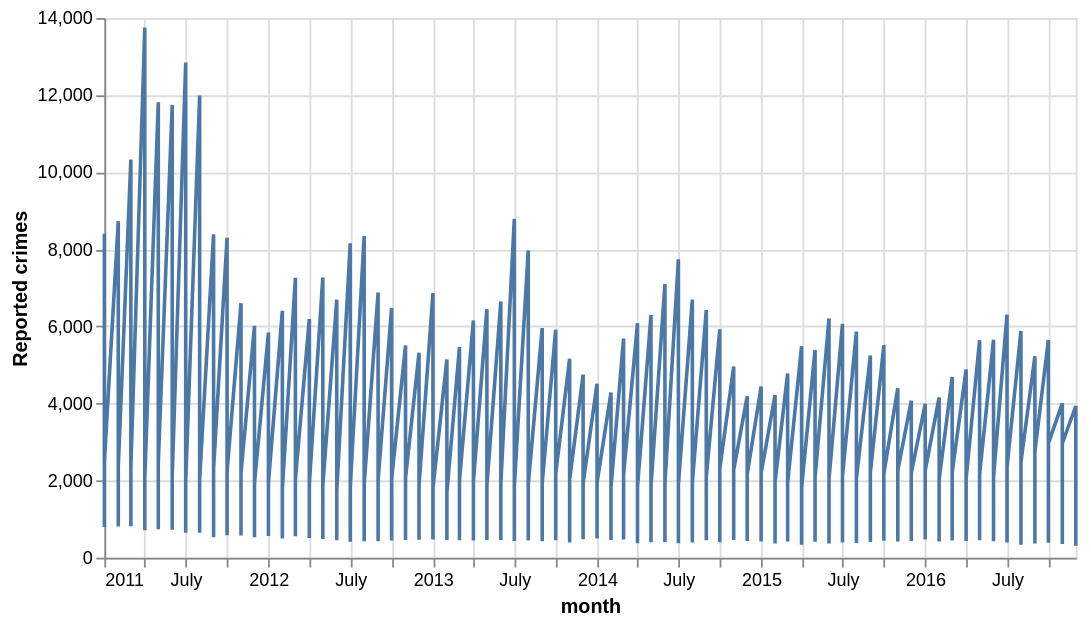

Vega-Lite specification for this chart:
### Vega-Lite specification from a JSON file in a GitHub repository (floating-point values rounded to 4 significant figures; data arrays with more than 128 entries replaced by an {"elided": "..."} marker saying what was removed)
{"$schema": "https://vega.github.io/schema/vega-lite/v5.json", "data": {"values": {"elided": "416 records"}, "format": {"parse": {"month": "date"}}}, "encoding": {"color": {}, "opacity": {"value": 1}, "x": {"field": "month", "type": "temporal"}, "y": {"field": "reportedCrimes", "title": "Reported crimes", "type": "quantitative"}}, "mark": "line", "width": 540}
